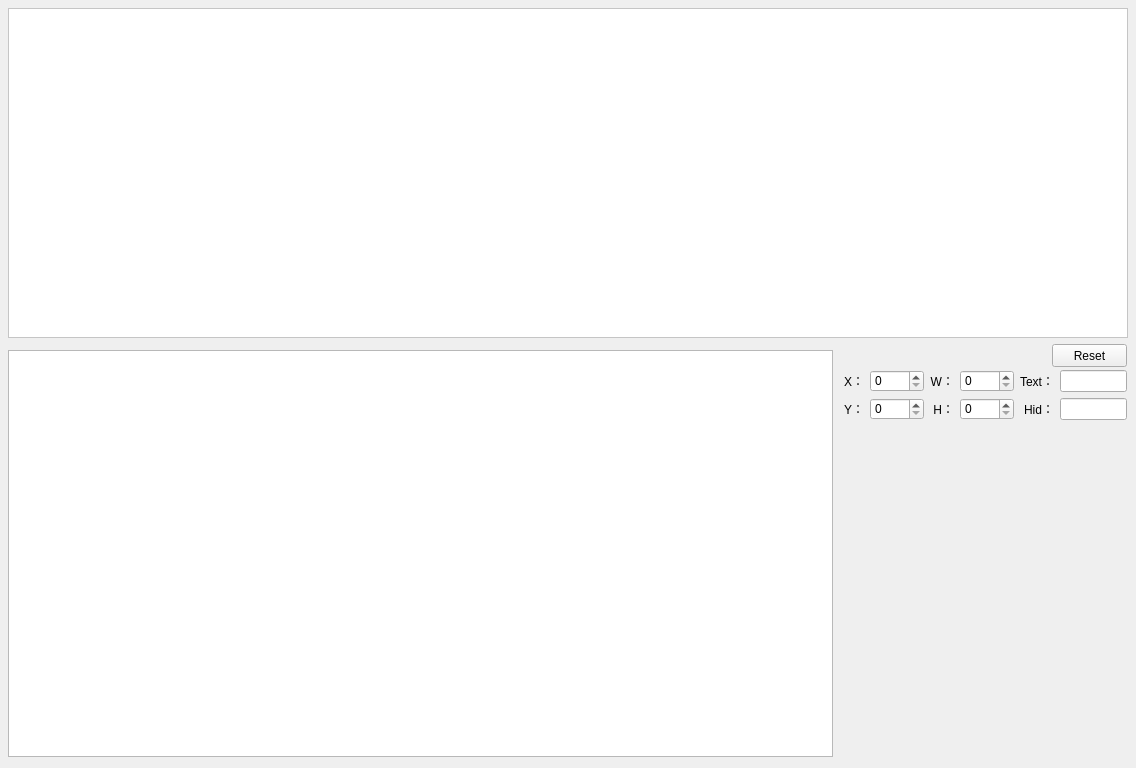
<?xml version="1.0" encoding="UTF-8"?>
<ui version="4.0">
 <class>DialogKeyboard</class>
 <widget class="QDialog" name="DialogKeyboard">
  <property name="geometry">
   <rect>
    <x>0</x>
    <y>0</y>
    <width>1136</width>
    <height>768</height>
   </rect>
  </property>
  <property name="windowTitle">
   <string>键盘布局编辑</string>
  </property>
  <widget class="CustomView" name="graphicsView">
   <property name="geometry">
    <rect>
     <x>8</x>
     <y>8</y>
     <width>1120</width>
     <height>330</height>
    </rect>
   </property>
   <property name="styleSheet">
    <string notr="true">background-color: rgb(255, 255, 255);</string>
   </property>
  </widget>
  <widget class="QPushButton" name="pushButtonReset">
   <property name="geometry">
    <rect>
     <x>1052</x>
     <y>344</y>
     <width>75</width>
     <height>23</height>
    </rect>
   </property>
   <property name="text">
    <string>Reset</string>
   </property>
   <property name="autoDefault">
    <bool>false</bool>
   </property>
  </widget>
  <widget class="QWidget" name="layoutWidget">
   <property name="geometry">
    <rect>
     <x>844</x>
     <y>370</y>
     <width>283</width>
     <height>50</height>
    </rect>
   </property>
   <layout class="QGridLayout" name="gridLayout">
    <item row="0" column="0">
     <widget class="QLabel" name="label">
      <property name="text">
       <string>X：</string>
      </property>
      <property name="alignment">
       <set>Qt::AlignRight|Qt::AlignTrailing|Qt::AlignVCenter</set>
      </property>
     </widget>
    </item>
    <item row="0" column="1">
     <widget class="QSpinBox" name="spinBoxX">
      <property name="maximum">
       <number>4000</number>
      </property>
     </widget>
    </item>
    <item row="0" column="2">
     <widget class="QLabel" name="label_4">
      <property name="text">
       <string>W：</string>
      </property>
      <property name="alignment">
       <set>Qt::AlignRight|Qt::AlignTrailing|Qt::AlignVCenter</set>
      </property>
     </widget>
    </item>
    <item row="0" column="3">
     <widget class="QSpinBox" name="spinBoxW">
      <property name="maximum">
       <number>4000</number>
      </property>
     </widget>
    </item>
    <item row="0" column="4">
     <widget class="QLabel" name="label_5">
      <property name="text">
       <string>Text：</string>
      </property>
      <property name="alignment">
       <set>Qt::AlignRight|Qt::AlignTrailing|Qt::AlignVCenter</set>
      </property>
     </widget>
    </item>
    <item row="0" column="5">
     <widget class="QLineEdit" name="lineEditKeytext"/>
    </item>
    <item row="1" column="0">
     <widget class="QLabel" name="label_2">
      <property name="text">
       <string>Y：</string>
      </property>
      <property name="alignment">
       <set>Qt::AlignRight|Qt::AlignTrailing|Qt::AlignVCenter</set>
      </property>
     </widget>
    </item>
    <item row="1" column="1">
     <widget class="QSpinBox" name="spinBoxY">
      <property name="maximum">
       <number>4000</number>
      </property>
     </widget>
    </item>
    <item row="1" column="2">
     <widget class="QLabel" name="label_3">
      <property name="text">
       <string>H：</string>
      </property>
      <property name="alignment">
       <set>Qt::AlignRight|Qt::AlignTrailing|Qt::AlignVCenter</set>
      </property>
     </widget>
    </item>
    <item row="1" column="3">
     <widget class="QSpinBox" name="spinBoxH">
      <property name="maximum">
       <number>4000</number>
      </property>
     </widget>
    </item>
    <item row="1" column="4">
     <widget class="QLabel" name="label_6">
      <property name="text">
       <string>Hid：</string>
      </property>
      <property name="alignment">
       <set>Qt::AlignRight|Qt::AlignTrailing|Qt::AlignVCenter</set>
      </property>
     </widget>
    </item>
    <item row="1" column="5">
     <widget class="QLineEdit" name="lineEditKeytHid"/>
    </item>
   </layout>
  </widget>
  <widget class="QTableView" name="tableView">
   <property name="geometry">
    <rect>
     <x>8</x>
     <y>350</y>
     <width>825</width>
     <height>407</height>
    </rect>
   </property>
   <property name="selectionMode">
    <enum>QAbstractItemView::SingleSelection</enum>
   </property>
   <property name="selectionBehavior">
    <enum>QAbstractItemView::SelectRows</enum>
   </property>
  </widget>
 </widget>
 <customwidgets>
  <customwidget>
   <class>CustomView</class>
   <extends>QGraphicsView</extends>
   <header>FrameLabelView.h</header>
  </customwidget>
 </customwidgets>
 <resources/>
 <connections/>
</ui>
